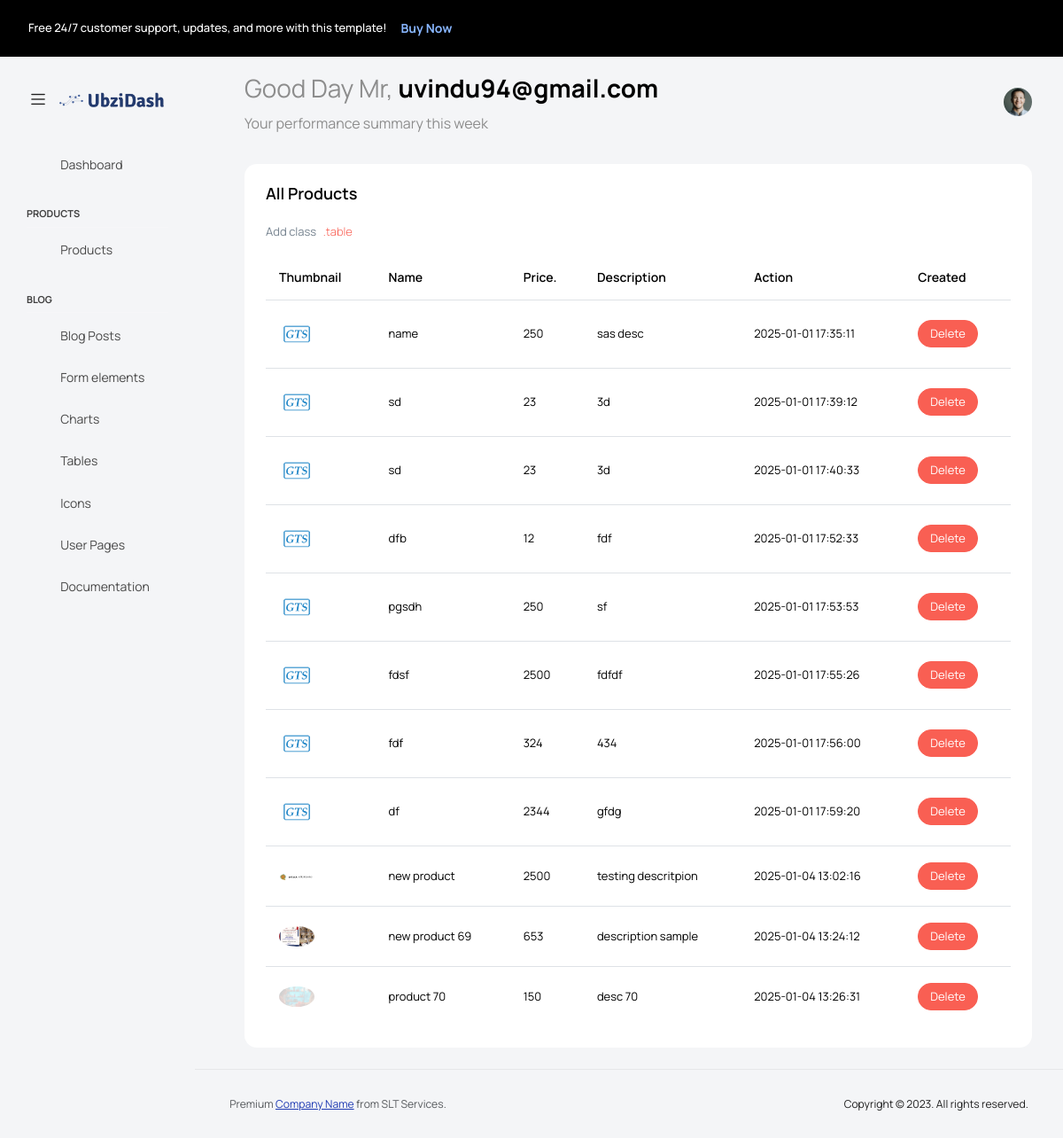
The app's page /dashboard.php?page=all_products (signed in) with its own data.
### tables this page shows
CREATE TABLE `products` (
  `id` int(11) NOT NULL,
  `name` varchar(255) NOT NULL,
  `main_image` varchar(255) NOT NULL,
  `price` double NOT NULL,
  `description` longtext NOT NULL,
  `created_at` datetime NOT NULL DEFAULT current_timestamp(),
  `update_at` datetime NOT NULL DEFAULT current_timestamp() ON UPDATE current_timestamp()
);

### includes/functions.php (called while the page is built, shortened)
<?php
function show_all_product_info($con)
{
    $sql = "select * from products";
    $result = mysqli_query($con, $sql);
    return $result;
}

### includes/pages/all_products.php (the view)
<?php
$allproducts = show_all_product_info($conn);
?>
<div class="card">
  <div class="card-body">
    <h4 class="card-title">All Products</h4>
    <p class="card-description"> Add class <code>.table</code>
    </p>
    <div class="table-responsive">
      <table class="table">
        <thead>
          <tr>
            <th>Thumbnail</th>
            <th>Name</th>
            <th>Price.</th>
            <th>Description</th>
            <th>Action</th>
            <th>Created</th>
          </tr>
        </thead>
        <tbody>
          <?php
          foreach ($allproducts as $item) {
            $realpath = $item['main_image'];
            echo '
            <tr>
              <td><img style="width:40px; height:auto;" src="./' . $realpath . '"></td>
              <td>' . $item['name'] . '</td>
              <td>' . $item['price'] . '</td>
              <td>' . $item['description'] . '</td>
              <td>' . $item['created_at'] . '</td>
              <td> <a class="btn btn-sm btn-danger" href="./includes/scripts/delete_product.php?id='.$item['id'].'">Delete</td>
            </tr>';
          }
          ?>
        </tbody>
      </table>
    </div>
  </div>
</div>

### records on screen
products: main_image (picture), name "name", price "250", description "sas desc", created_at "2025-01-01 17:35:11"
products: main_image (picture), name "sd", price "23", description "3d", created_at "2025-01-01 17:39:12"
products: main_image (picture), name "sd", price "23", description "3d", created_at "2025-01-01 17:40:33"
products: main_image (picture), name "dfb", price "12", description "fdf", created_at "2025-01-01 17:52:33"
products: main_image (picture), name "pgsdh", price "250", description "sf", created_at "2025-01-01 17:53:53"
products: main_image (picture), name "fdsf", price "2500", description "fdfdf", created_at "2025-01-01 17:55:26"
products: main_image (picture), name "fdf", price "324", description "434", created_at "2025-01-01 17:56:00"
products: main_image (picture), name "df", price "2344", description "gfdg", created_at "2025-01-01 17:59:20"
products: main_image (picture), name "new product", price "2500", description "testing descritpion", created_at "2025-01-04 13:02:16"
products: main_image (picture), name "new product 69", price "653", description "description sample", created_at "2025-01-04 13:24:12"
products: main_image (picture), name "product 70", price "150", description "desc 70", created_at "2025-01-04 13:26:31"

### other values on screen
$username "uvindu94@gmail.com"
